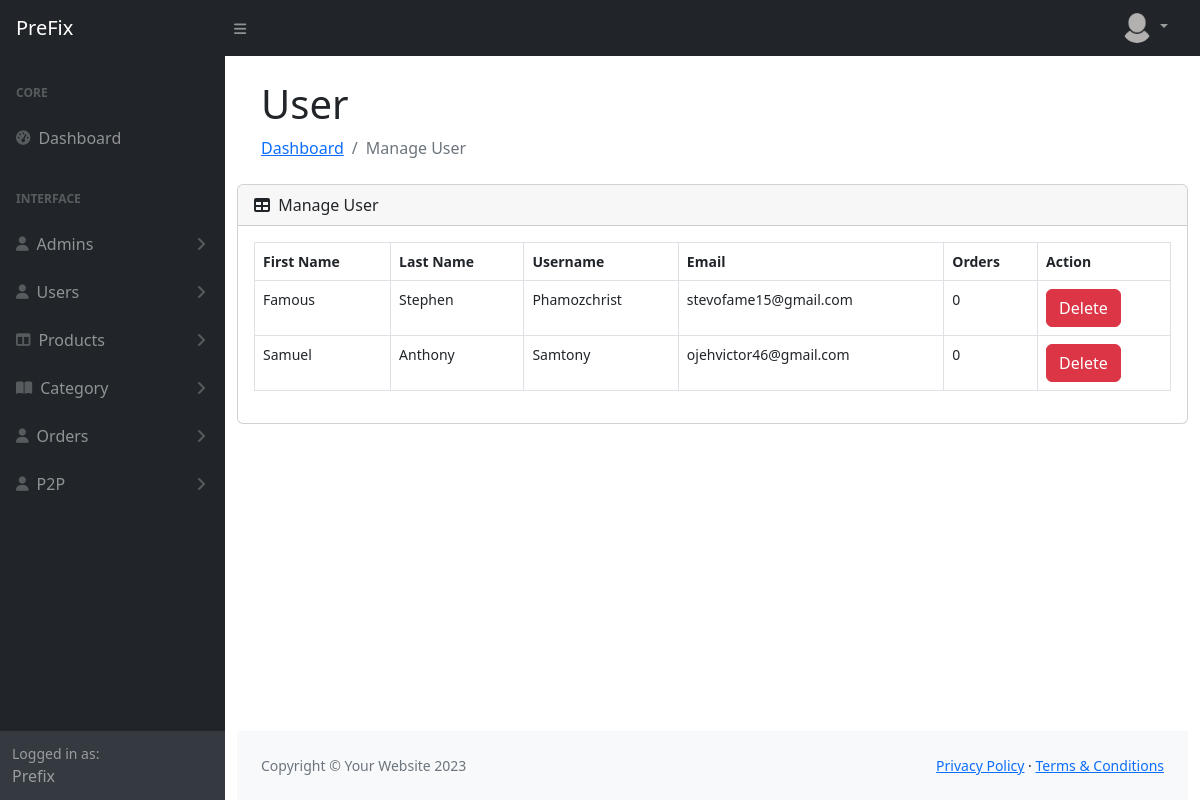
Page /Admin/manage_orders.php (signed in) on the committed database.
### tables this page shows
CREATE TABLE IF NOT EXISTS `user` (
  `id` int NOT NULL AUTO_INCREMENT,
  `firstname` varchar(255) NOT NULL,
  `lastname` varchar(255) NOT NULL,
  `username` varchar(255) NOT NULL,
  `profile_pics` varchar(255) NOT NULL,
  `email` varchar(255) NOT NULL,
  `password` varchar(255) NOT NULL,
  `address` text NOT NULL,
  `orders` int NOT NULL,
  `created_on` datetime NOT NULL DEFAULT CURRENT_TIMESTAMP,
  `updated_on` datetime NOT NULL DEFAULT CURRENT_TIMESTAMP ON UPDATE CURRENT_TIMESTAMP,
  `remember_token` varchar(255) DEFAULT NULL,
  PRIMARY KEY (`id`)
);

### Admin/manage_orders.php (the view, shortened to what this page needs)
<?php
include 'includes/session.php';
?>
<!DOCTYPE html>
<html lang="en">
<head>
    <link rel="stylesheet" href="bootstrap/css/bootstrap.min.css">
    <link rel="stylesheet" href="Fonts/css/all.min.css">
    <link rel="stylesheet" href="style.css">
</head>
<body class="sb-nav-fixed">
    <div class="container-fluid">
            <?php include 'includes/navbar.php'; ?>
            <?php include 'includes/sidebar.php'; ?>
            <div id="layoutSidenav">
            <div id="layoutSidenav_content">
                <main>
                    <div class="container-fluid px-4">
                        <h1 class="mt-4">User</h1>
                        <ol class="breadcrumb mb-4">
                            <li class="breadcrumb-item"><a href="index.php">Dashboard</a></li>
                            <li class="breadcrumb-item active">Manage User</li>
                        </ol>
                    </div>
                    <div class="card mb-4">
                        <div class="card-header">
                            <i class="fas fa-table me-1"></i>
                            Manage User
                        </div>
                        <div class="card-body">
                            <table id="datatablesSimple" class="datatable-table">
                                <thead>
                                    <tr>
                                        <th>First Name</th>
                                        <th>Last Name</th>
                                        <th>Username</th>
                                        <th>Email</th>
                                        <th>Orders</th>
                                        <th>Action</th>
                                    </tr>
                                </thead>
                                <tbody>
                                    <?php
                                        $query = "SELECT u.*,
                                            (SELECT COUNT(*) FROM orders o WHERE o.user_id = u.id) AS total_orders
                                            FROM user u";
                                        $result = mysqli_query($connect, $query);
                                        while ($row = mysqli_fetch_assoc($result)) {
                                    ?>
                                    <tr>
                                        <td><?=$row['firstname'];?></td>
                                        <td><?=$row['lastname'];?></td>
                                        <td><?=$row['username'];?></td>
                                        <td><?=$row['email'];?></td>
                                        <td><?=$row['total_orders'];?></td>
                                        <td>
                                            <a href="action.php?delete_user=<?=$row['id'];?>" class="btn btn-danger">Delete</a>
                                        </td>
                                    </tr>
                                    <?php } ?>
                                </tbody>
                            </table>
                        </div>
                    </div>
                </main>
                <?php include 'includes/footer.php'; ?>
            </div>
        </div>
    </div>
</body>
</html>

### rows in the picture
user: firstname "Famous", lastname "Stephen", username "Phamozchrist", email "stevofame15@gmail.com", total_orders "0"
user: firstname "Samuel", lastname "Anthony", username "Samtony", email "ojehvictor46@gmail.com", total_orders "0"
